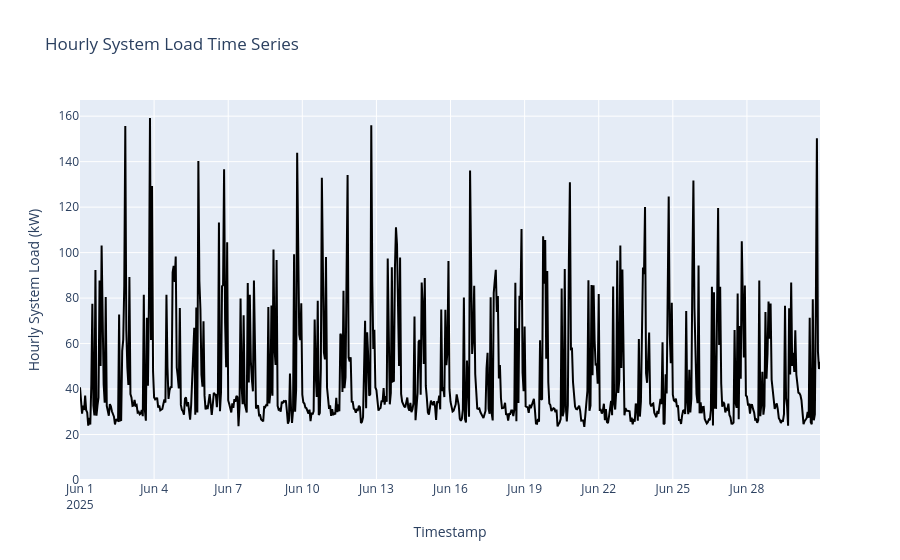

The notebook cell saved with this chart:
### Markdown cell above
#### Visualization

### Code cell
# Convert the SQL result to Python dataframe.
df_system = result_system.DataFrame()

# Aggregate loads for each hour.
df_system_agg = df_system.groupby("timestamp").sum(numeric_only=True)

# Plot the system time series.
plot_line(
    df_system,
    df_system_agg,
    title="Hourly System Load Time Series",
    value="Hourly System Load (kW)",
)

### Figure 1 — Plotly figure (JSON) as saved in the notebook; plotly's stock layout.template omitted (floating-point values rounded to 4 significant figures; data arrays with more than 128 entries replaced by an {"elided": "..."} marker saying what was removed)
{"data": [{"hovertemplate": "Timestamp=%{x}<br>Hourly System Load (kW)=%{y}<extra></extra>", "legendgroup": "", "line": {"color": "black", "dash": "solid"}, "marker": {"symbol": "circle"}, "mode": "lines", "name": "", "orientation": "v", "showlegend": false, "type": "scatter", "x": {"elided": "720 str values"}, "xaxis": "x", "y": {"elided": "720 float values"}, "yaxis": "y"}], "layout": {"legend": {"tracegroupgap": 0}, "title": {"text": "Hourly System Load Time Series"}, "xaxis": {"anchor": "y", "domain": [0.0, 1.0], "title": {"text": "Timestamp"}}, "yaxis": {"anchor": "x", "domain": [0.0, 1.0], "range": [0, 167.1], "title": {"text": "Hourly System Load (kW)"}}}}
